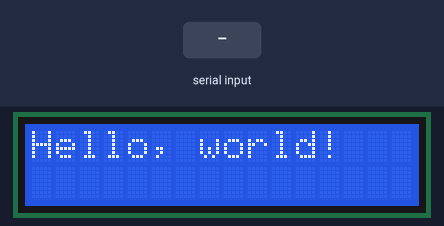
Simulated run of this sketch. Board: Arduino Uno, built with avr-gcc and run on an emulated ATmega328P. Parts: 16×2 character LCD. Inputs (shaded band) come from the test bench.

Above: at 1.2 s.
1.3 s: "/" received over Serial
At 2.5 s:
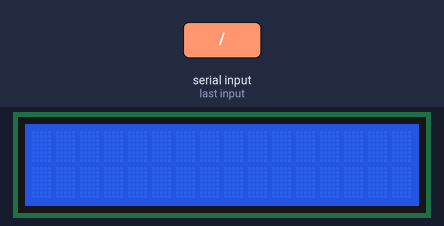
2.8 s: "1" received over Serial
At 3.6 s:
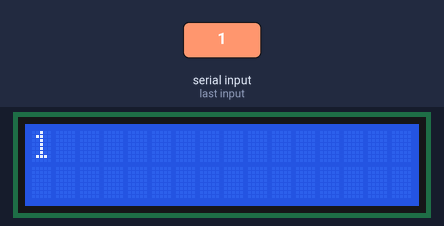
Timing chart, 0 to 5.8 s (numbered marks = the images above; inputs shaded):
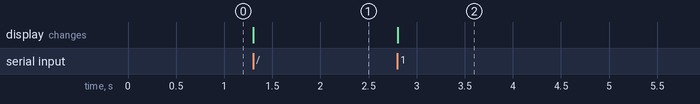

Measured:
- after the input at 1.3 s, the display: changes at once (image 1)
- after the input at 2.8 s, the display: changes at once (image 2)

The sketch:

_31_LCD_method_write3.ino
```cpp
#include <LiquidCrystal_I2C.h>

LiquidCrystal_I2C lcd(0x3F,16,2);  // 0x27  set the LCD address to 0x27 for a 16 chars and 2 line display

void setup(){
  Serial.begin(9600);

  lcd.init();                      // initialize the lcd
  // Print a message to the LCD.
  lcd.backlight();
  lcd.setCursor(0,0);
  lcd.print("Hello, world!");

}

void loop() {

  if(Serial.available()){
    char ch = Serial.read();
    if(ch == '/'){
      lcd.clear();
    }else{
      lcd.write(ch);
    }

  }


}
```
